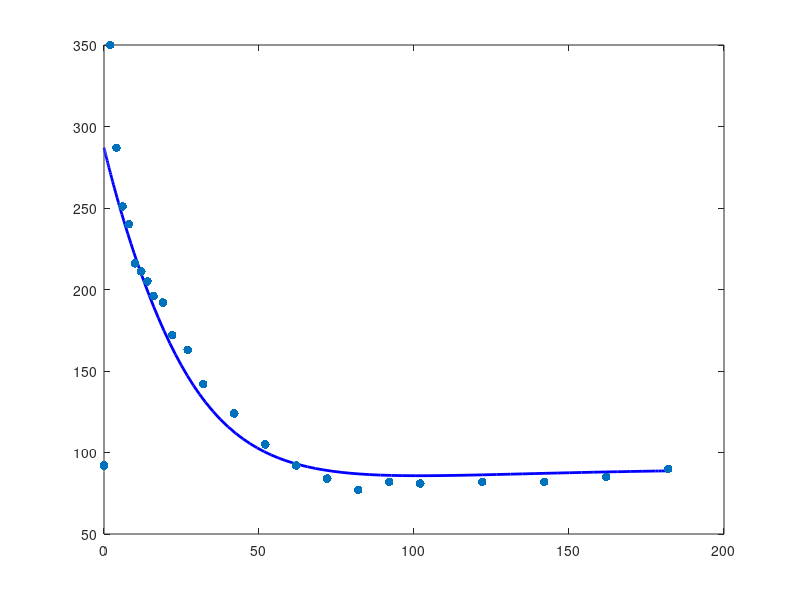

MATLAB code to generate this figure: (Note: this script raises an error after producing the figure.)
% Author: Corlene Maass & Zenae de Villiers 
% Course: Biomathematics 378
% Hybrid Model 
%--------------------------------------------------

% Required:
% MATLAB
% Optimization Toolbox (lsqnonlin)
% swtest.m (included in repository)

%--------------------------------------------------

%% FSIGT DATA (Kerner et al.)

% Sampling times (min)
timeData = [0 2 4 6 8 10 12 14 16 19 22 27 32 42 52 ...
62 72 82 92 102 122 142 162 182]';

% Blood glucose concentrations (mg/dL)
Gdata = [92 350 287 251 240 216 211 205 196 192 172 ...
163 142 124 105 92 84 77 82 81 82 82 85 90]';

% Plasma insulin concentrations (μU/mL)
Idata = [11 26 130 85 51 49 45 41 35 30 30 27 30 22 ...
15 15 11 10 8 11 7 8 8 7]';

%--------------------------------------------------

function dYdt = hybrid_model(t,Y,p,Ib,Gb)

    % State variables
    G = Y(1);    % Blood glucose concentration
    X = Y(2);    % Remote insulin action
    I = Y(3);    % Plasma insulin concentration
    
    % Parameters
    p1    = p(1);   % Glucose effectiveness
    p2    = p(2);   % Decay of insulin action
    p3    = p(3);   % Generation of insulin action
    gamma = p(4);   % Insulin clearance rate
    delta = p(5);   % Glucose-stimulated insulin secretion
    
    % Glucose dynamics
    dG = p1*(Gb - G) - X*G;
    
    % Remote insulin action dynamics
    dX = p3*(I - Ib) - p2*X;
    
    % Insulin dynamics
    dI = -gamma*(I - Ib) + delta*(G - Gb)*I;
    
    % Return derivatives
    dYdt = [dG; dX; dI];

end

%--------------------------------------------------


%% Basal Values

Gb = Gdata(end);
Ib = Idata(end);

%% Initial Parameter Estimates

p0 = [0.0399 0.02 4e-5 0.2 0.001];

%% Initial Conditions

G0 = 287;
% Initial glucose concentration used in the Kerner approach
% (not the maximum measured glucose value)

X0 = 0;

I0 = Ib;

Y0 = [G0; X0; I0];

%% Simulate Hybrid Model

[tSol,Y] = ode45( ...
    @(t,Y) hybrid_model(t,Y,p0,Ib,Gb), ...
    [0 182],Y0);

%% Extract State Variables

G = Y(:,1);
X = Y(:,2);
I = Y(:,3);

%% Glucose Profile

figure

plot(tSol,G,'b','LineWidth',2)
hold on

scatter(timeData,Gdata,40,'filled')

yline(Gb,'k--')

xlabel('Time (min)')
ylabel('Glucose (mg/dL)')
title('Hybrid Glucose-Insulin Model')
legend('Model','Data','Basal')
grid on

%% Remote Insulin Action

figure

plot(tSol,X,'LineWidth',2)

xlabel('Time (min)')
ylabel('X(t)')
title('Remote Insulin Action')
grid on

%% Insulin Profile

figure

plot(tSol,I,'LineWidth',2)

xlabel('Time (min)')
ylabel('Insulin (\muU/mL)')
title('Model Insulin Response')
grid on

%--------------------------------------------------

function err = objective_hybrid(p,timeData,Gdata,Gb,Ib)

    % Initial conditions
    G0 = 287;
    X0 = 0;
    I0 = Ib;
    
    Y0 = [G0; X0; I0];
    
    % Solve model at experimental sampling times
    [~,Y] = ode45( ...
        @(t,Y) hybrid_model(t,Y,p,Ib,Gb), ...
        timeData,Y0);
    
    % Model glucose prediction
    Gmodel = Y(:,1);
    
    % Residual vector
    err = Gmodel - Gdata;

end

%--------------------------------------------------

%% Basal Values

Gb = Gdata(end);
Ib = Idata(end);

%% Initial Conditions

G0 = 287;
% Initial glucose concentration used in the Kerner approach
% (not the maximum measured glucose value)

X0 = 0;

I0 = Ib;

Y0 = [G0; X0; I0];

%% Parameter Estimation

% Initial parameter estimates
p0 = [0.0399 0.02 4e-5 0.2 0.001];

% Parameter bounds
lb = [1e-4 1e-4 1e-8 1e-4 1e-6];
ub = [1 1 1e-3 10 1];

% Estimate parameters using nonlinear least squares
[p_est,resnorm,residual,exitflag,output,lambda,J] = ...
    lsqnonlin( ...
    @(p) objective_hybrid(p,timeData,Gdata,Gb,Ib), ...
    p0,lb,ub);

%% Stability Check

% Local stability of the physiological equilibrium requires
%  (Routh-Hurwitz condition)

A = p_est(1) + p_est(2) + p_est(4);

B = p_est(1)*p_est(2) + p_est(1)*p_est(4) + p_est(2)*p_est(4);

C = p_est(1)*p_est(2)*p_est(4) + p_est(3)*p_est(5)*Gb*Ib;

if A*B > C
    disp('Stability condition satisfied')
else
    disp('Stability condition violated')
end


%% Parameter Uncertainty
n = length(Gdata);
k = length(p_est);

sigma2 = resnorm/(n-k);
Cov = sigma2 * pinv(full(J'*J));
SE = sqrt(diag(Cov));

fprintf('\nParameter Estimates (± SE)\n')
fprintf('--------------------------\n')
fprintf('p1    = %.6g ± %.6g\n',p_est(1),SE(1))
fprintf('p2    = %.6g ± %.6g\n',p_est(2),SE(2))
fprintf('p3    = %.6g ± %.6g\n',p_est(3),SE(3))
fprintf('gamma = %.6g ± %.6g\n',p_est(4),SE(4))
fprintf('delta = %.6g ± %.6g\n',p_est(5),SE(5))

%% Residual Norm Comparison

initialNorm = norm( ...
    objective_hybrid(p0,timeData,Gdata,Gb,Ib));

finalNorm = norm( ...
    objective_hybrid(p_est,timeData,Gdata,Gb,Ib));

fprintf('\nResidual Norms\n')
fprintf('--------------\n')

fprintf('Initial residual norm = %.4f\n',initialNorm)
fprintf('Final residual norm   = %.4f\n',finalNorm)

%% Simulate Fitted Hybrid Model

[tFit,Yfit] = ode45( ...
    @(t,Y) hybrid_model(t,Y,p_est,Ib,Gb), ...
    timeData,Y0);

%% Extract Fitted States

Gfit = Yfit(:,1);
Xfit = Yfit(:,2);
Ifit = Yfit(:,3);

%% Fitted Glucose Profile

figure

plot(timeData,Gfit,'b','LineWidth',2)
hold on

scatter(timeData,Gdata,50,'filled')

yline(Gb,'k--')

xlabel('Time (min)')
ylabel('Glucose (mg/dL)')
title('Fitted Hybrid Model')
legend('Model Fit','Experimental Data','Basal Glucose')
grid on

%% Clinical Indices

SI = p_est(3)/p_est(2);
SG = p_est(1);

fprintf('\nClinical Indices\n')
fprintf('----------------\n')

fprintf('Insulin sensitivity (SI) = %g\n',SI)
fprintf('Glucose effectiveness (SG) = %g\n',SG)

%% Goodness-of-Fit Metrics

RMSE = sqrt(mean((Gfit - Gdata).^2));

SSres = sum((Gdata - Gfit).^2);
SStot = sum((Gdata - mean(Gdata)).^2);

R2 = 1 - SSres/SStot;

fprintf('\nGoodness-of-Fit Metrics\n')
fprintf('-----------------------\n')

fprintf('RMSE = %.3f\n',RMSE)
fprintf('R^2  = %.4f\n',R2)

%% Fitted Insulin Profile

figure

plot(tFit,Ifit,'LineWidth',2)
hold on

scatter(timeData,Idata,'filled')

xlabel('Time (min)')
ylabel('Insulin (\muU/mL)')
title('Hybrid Model Insulin Response')
legend('Model','Data')
grid on

%% Information Criteria

k = 5;                % Number of fitted parameters
n = length(Gdata);    % Number of observations

AIC_hybrid = n*log(SSres/n) + 2*k;
BIC_hybrid = n*log(SSres/n) + k*log(n);

fprintf('\nInformation Criteria\n')
fprintf('--------------------\n')

fprintf('Hybrid AIC = %.3f\n',AIC_hybrid)
fprintf('Hybrid BIC = %.3f\n',BIC_hybrid)


%% Distribution and Residual Analysis 

residuals = Gdata - Gfit;


[h,p,W] = swtest(residuals);
fprintf('\nResidual Normality Test\n')
fprintf('--------------------\n')
fprintf('Shapiro-Wilk: W = %.4f, p = %.4g\n',W,p)


figure
plot(timeData,residuals,'o-')
yline(0,'k--')
xlabel('Time')
ylabel('Residual')
title('Residuals vs Time (Hybrid Model)')
grid on
